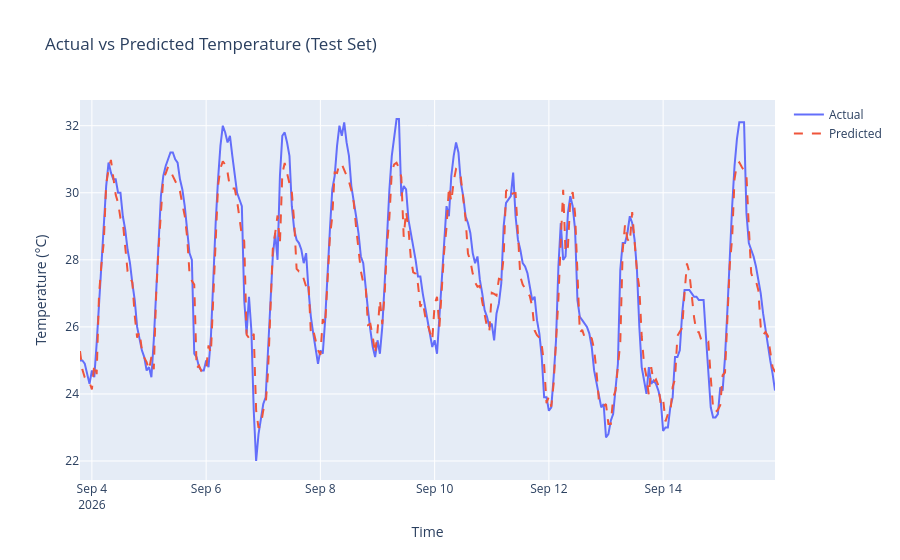

Write notebook code for a chart like this one.
### Markdown cell above
#### Step 5 — Actual vs predicted over time

The headline plot. If the two lines sit on top of each other, the model
is tracking the real temperature.

### Code cell
import plotly.graph_objects as go

fig = go.Figure()
fig.add_trace(go.Scatter(
    x=results_pdf["TIMESTAMP"], y=results_pdf[TARGET_COLUMN],
    name="Actual", line=dict(width=2),
))
fig.add_trace(go.Scatter(
    x=results_pdf["TIMESTAMP"], y=results_pdf[PREDICTION_COLUMN],
    name="Predicted", line=dict(width=2, dash="dash"),
))
fig.update_layout(
    title="Actual vs Predicted Temperature (Test Set)",
    xaxis_title="Time", yaxis_title="Temperature (°C)",
)
fig.show()

### Figure 1 — Plotly figure (JSON) as saved in the notebook; plotly's stock layout.template omitted (floating-point values rounded to 4 significant figures; data arrays with more than 128 entries replaced by an {"elided": "..."} marker saying what was removed)
{"data": [{"line": {"width": 2}, "name": "Actual", "type": "scatter", "x": {"elided": "293 str values"}, "y": {"elided": "293 float values"}}, {"line": {"dash": "dash", "width": 2}, "name": "Predicted", "type": "scatter", "x": {"elided": "293 str values"}, "y": {"elided": "293 float values"}}], "layout": {"title": {"text": "Actual vs Predicted Temperature (Test Set)"}, "xaxis": {"title": {"text": "Time"}}, "yaxis": {"title": {"text": "Temperature (°C)"}}}}
